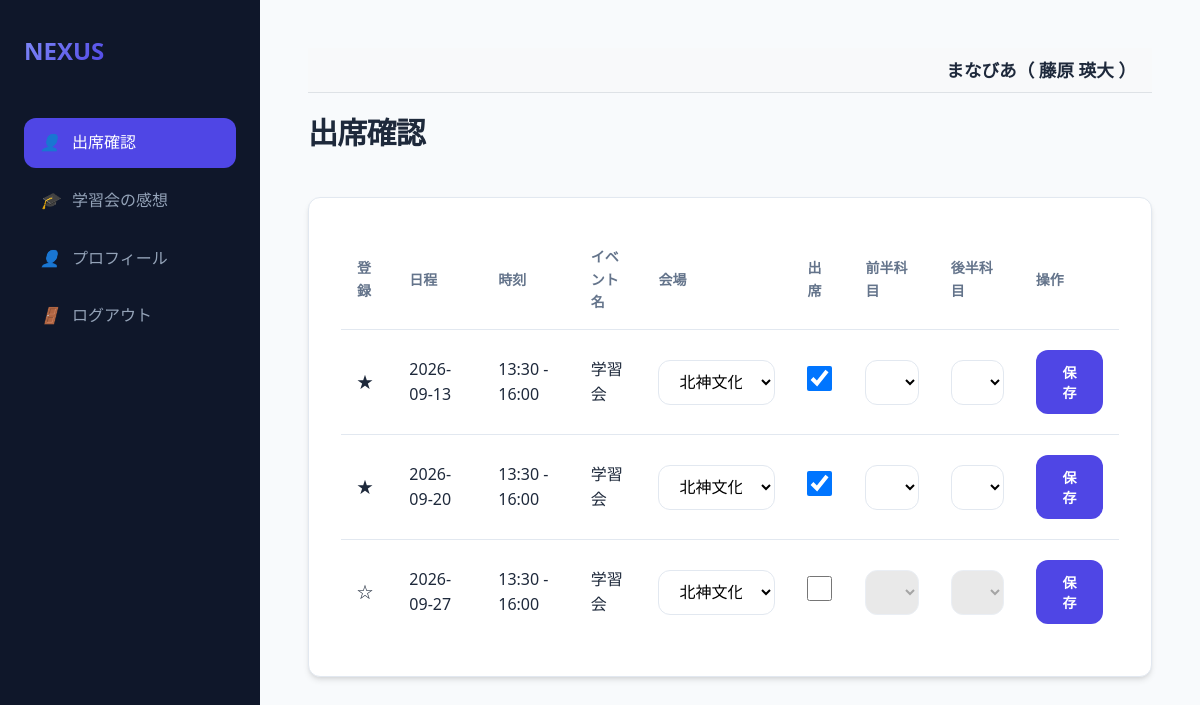
Before: /student/dashboard (signed in) with the older database file.
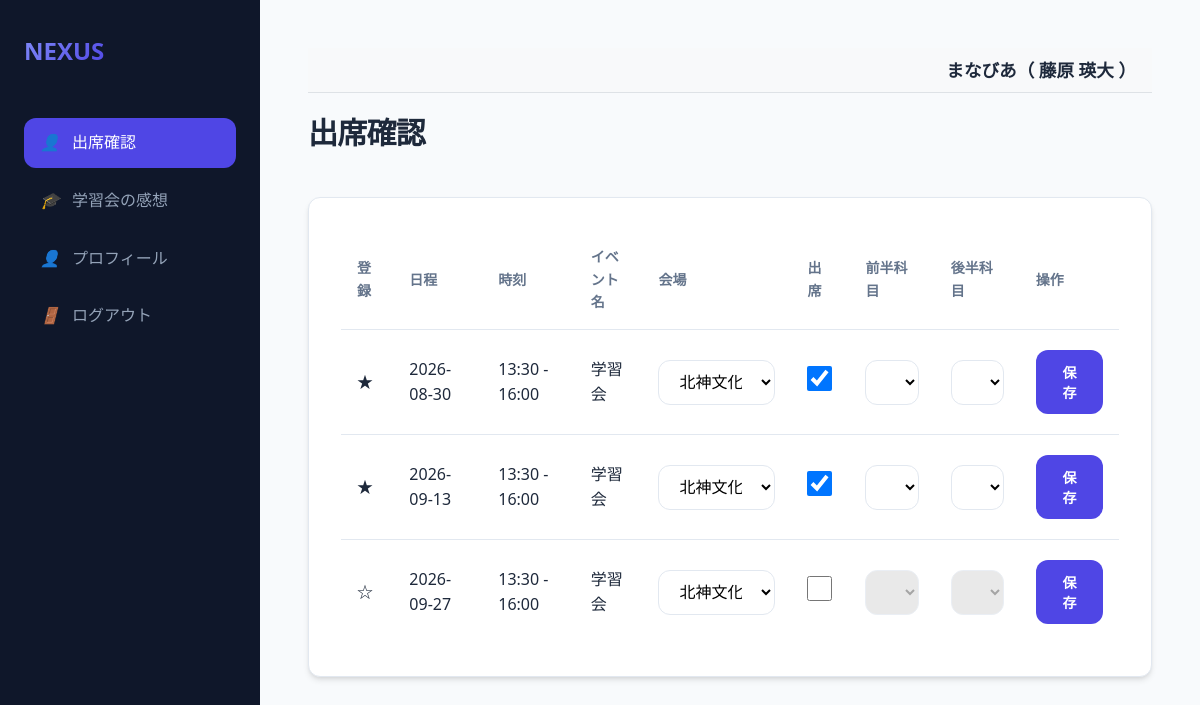
After: the same page with the newer database file.
### models.py (models this page shows)
class Event(db.Model):
    id = db.Column(db.Integer, primary_key=True)
    date = db.Column(db.DateTime, nullable=False)
    name = db.Column(db.String(100), nullable=False)
    organization_id = db.Column(db.Integer, db.ForeignKey('organization.id'), nullable=False)
    organization = db.relationship('Organization')
    venues = db.relationship('Venue', secondary=event_venue, backref='events')
    teacher_start = db.Column(db.String(5), nullable=False)
    teacher_end = db.Column(db.String(5), nullable=False)
    student_start = db.Column(db.String(5), nullable=False)
    student_end = db.Column(db.String(5), nullable=False)
    publish_to = db.Column(db.String(20), default='両方')
    status = db.Column(db.String(20), default='公開前')

class EventAttendance(db.Model):
    id = db.Column(db.Integer, primary_key=True)
    event_id = db.Column(db.Integer, db.ForeignKey('event.id'), nullable=False)
    user_id = db.Column(db.Integer, db.ForeignKey('user.id'), nullable=False)
    venue_id = db.Column(db.Integer, db.ForeignKey('venue.id'), nullable=True) # マッチング時に必要
    attend = db.Column(db.Boolean, default=False)
    subject1 = db.Column(db.String(20))
    subject2 = db.Column(db.String(20))
    achievement = db.Column(db.Integer) # 1-4
    compatibility = db.Column(db.Integer) # 1-4
    updated_by = db.Column(db.String(10)) # 'user' or 'admin'

### app.py (the view)
@app.route('/student/dashboard', methods=['GET'])
@login_required
def student_dashboard():
    user = User.query.get(session['user_id'])
    org_id = user.organization_id
    events = Event.query.filter(Event.organization_id == org_id,
                                Event.status.in_(['実施前', '実施']),
                                Event.publish_to.in_(['両方', '生徒'])).order_by(Event.date).all()
    venues = Venue.query.filter_by(organization_id=org_id).all()
    all_attendances = {a.event_id: a for a in EventAttendance.query.filter_by(user_id=session['user_id']).all()}
    return render_template('student_dashboard.html', events=events, venues=venues, all_attendances=all_attendances)

### app.py (called while the page is built)
def login_required(f):
    @wraps(f)
    def decorated_function(*args, **kwargs):
        if 'user_id' not in session:
            return redirect(url_for('login'))
        return f(*args, **kwargs)
    return decorated_function

@app.context_processor
def inject_user():
    user = None
    if 'user_id' in session:
        user = User.query.get(session['user_id'])
    return dict(current_user=user)

### templates/student_dashboard.html (shortened to what this page needs)
{% extends "base.html" %}
{% block content %}
<div class="header">
    <h1>出席確認</h1>
</div>
<div class="card">
    <div class="table-container">
        <table>
            <thead>
                <tr>
                    <th>登録</th>
                    <th>日程</th>
                    <th>時刻</th>
                    <th>イベント名</th>
                    <th>会場</th>
                    <th>出席</th>
                    <th>前半科目</th>
                    <th>後半科目</th>
                    <th>操作</th>
                </tr>
            </thead>
            <tbody>
                {% for event in events %}
                {% set att = all_attendances.get(event.id) %}
                {% set is_study = (event.name == '学習会') %}
                <tr>
                    <td>
                        {% if att %}
                            {% if att.updated_by == 'user' %}★
                            {% elif att.updated_by == 'admin' %}☆
                            {% endif %}
                        {% endif %}
                    </td>
                    <td>{{ event.date.strftime('%Y-%m-%d') }}</td>
                    <td>{{ event.student_start }} - {{ event.student_end }}</td>
                    <td>{{ event.name }}</td>
                    <td>
                        {% if is_study %}
                        <select name="venue_id" id="venue_{{event.id}}" form="form_{{event.id}}" class="subject-input">
                            {% for venue in venues %}
                            <option value="{{ venue.id }}" {{ 'selected' if att and att.venue_id == venue.id }}>{{ venue.name }}</option>
                            {% endfor %}
                        </select>
                        {% else %}
                        -
                        {% endif %}
                    </td>
                    <td>
                        <input type="checkbox" name="attend" value="true" form="form_{{event.id}}" class="large-checkbox attend-checkbox" data-event-id="{{event.id}}"
                               {{ 'checked' if att and att.attend }}>
                    </td>
                    <td>
                        {% if is_study %}
                        <select name="subject1" id="sub1_{{event.id}}" form="form_{{event.id}}" class="subject-input" {{ 'disabled' if not (att and att.attend) }}>
                            {% for sub in ['数学', '英語', '国語', '理科', '社会', 'なし'] %}
                            <option value="{{sub}}" {{ 'selected' if (att.subject1 if att else 'なし') == sub }}>{{sub}}</option>
                            {% endfor %}
                        </select>
                        {% else %}
                        &nbsp;
                        {% endif %}
                    </td>
                    <td>
                        {% if is_study %}
                        <select name="subject2" id="sub2_{{event.id}}" form="form_{{event.id}}" class="subject-input" {{ 'disabled' if not (att and att.attend) }}>
                            {% for sub in ['数学', '英語', '国語', '理科', '社会', 'なし'] %}
                            <option value="{{sub}}" {{ 'selected' if (att.subject2 if att else 'なし') == sub }}>{{sub}}</option>
                            {% endfor %}
                        </select>
                        {% else %}
                        &nbsp;
                        {% endif %}
                    </td>
                    <td>
                        <button type="submit" form="form_{{event.id}}" class="btn btn-primary">保存</button>
                    </td>
                </tr>
                {% endfor %}
            </tbody>
        </table>
    </div>
</div>
{% endblock %}

Changed rows visible on the page:
changed Event "国語": date "2026-09-20" → "2026-08-30"; moves up the list
